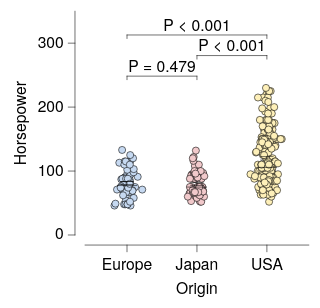

Write the Vega-Lite specification saved for this chart.
### Vega-Lite specification from a JSON file in a GitHub repository (floating-point values rounded to 4 significant figures; data arrays with more than 128 entries replaced by an {"elided": "..."} marker saying what was removed)
{"background": null, "config": {"arc": {"fill": "#DBDBDB", "fillOpacity": 1.0, "innerRadius": 25.0, "padAngle": 0.03, "stroke": "black", "strokeOpacity": 1, "strokeWidth": 0.25}, "area": {"fill": "#DBDBDB", "fillOpacity": 1.0, "stroke": "black", "strokeOpacity": 1, "strokeWidth": 0.25}, "axis": {"domain": true, "domainCap": "round", "domainColor": "black", "domainWidth": 0.25, "grid": false, "gridCap": "round", "gridColor": "#F1F1F1", "gridDash": [0, 0], "gridOpacity": 1.0, "gridWidth": 0.25, "labelColor": "black", "labelFont": "Helvetica Neue", "labelFontSize": 7, "labelFontStyle": "normal", "labelFontWeight": 400, "offset": 4.5, "ticks": true, "tickCap": "round", "tickColor": "black", "tickRound": false, "tickSize": 3, "tickWidth": 0.25, "titleColor": "black", "titleFont": "Helvetica Neue", "titleFontSize": 7, "titleFontStyle": "normal", "titleFontWeight": 400}, "axisX": {"domain": true, "labelAlign": "center", "labelAngle": 0, "labels": true, "ticks": true, "translate": 0}, "axisY": {"domain": true, "labelAlign": "right", "labelAngle": 0, "labels": true, "ticks": true, "translate": 0}, "axisRight": {"domain": true, "labelAlign": "left", "labelAngle": 0, "labels": true, "ticks": true, "translate": 0}, "axisTop": {"domain": true, "labelAlign": "center", "labelAngle": 0, "labels": true, "ticks": true, "translate": 0}, "axisBand": {"tickOffset": 0}, "bar": {"fill": "#DBDBDB", "fillOpacity": 1.0, "stroke": "black", "strokeOpacity": 1, "strokeWidth": 0.25}, "boxplot": {"size": 9.0, "ticks": {"cornerRadius": 0.25, "fill": "black", "size": 4.5, "thickness": 0.25}, "box": {"fillOpacity": 1.0, "stroke": "black", "strokeOpacity": 1, "strokeWidth": 0.25}, "median": {"fill": "black", "fillOpacity": 1.0, "size": 9.0, "thickness": 0.25}, "rule": {"fill": "black", "fillOpacity": 1.0, "size": 10.0, "stroke": "black", "strokeDash": [0, 0], "strokeOpacity": 1, "strokeWidth": 0.25}, "outliers": {"color": "black", "fill": "black", "fillOpacity": 1.0, "size": 0, "stroke": "black", "strokeOpacity": 1, "strokeWidth": 0.25}}, "circle": {"fill": "black", "fillOpacity": 1.0, "size": 0.5, "stroke": null, "strokeOpacity": 1, "strokeWidth": 0.25}, "errorband": {"band": {"fillOpacity": 0.6, "stroke": null, "strokeWidth": 0.25, "strokeOpacity": 1}, "borders": {"opacity": 0, "strokeOpacity": 0.25, "strokeWidth": 1}}, "errorbar": {"opacity": 1, "rule": {"strokeDash": [0, 0], "strokeWidth": 0.25}, "ticks": {"color": "black", "cornerRadius": 0.125, "opacity": 1, "size": 6.0, "thickness": 0.25}, "thickness": 0.25}, "font": "Helvetica Neue", "geoshape": {"fill": "#DBDBDB", "fillOpacity": 1.0, "stroke": "black", "strokeOpacity": 1, "strokeWidth": 0.25}, "header": {"labelColor": "black", "labelFont": "Helvetica Neue", "labelFontSize": 7, "labelFontStyle": "normal", "labelFontWeight": 400, "titleColor": "black", "titleFont": "Helvetica Neue", "titleFontSize": 7, "titleFontStyle": "normal", "titleFontWeight": 400, "titlePadding": 0}, "legend": {"disable": false, "offset": 4.5, "gradientLength": 50.0, "gradientThickness": 5.0, "gradientOpacity": 1.0, "gradientStrokeColor": "black", "gradientStrokeWidth": 0.25, "labelColor": "black", "labelFont": "Helvetica Neue", "labelFontSize": 7, "labelFontStyle": "normal", "labelFontWeight": 400, "strokeColor": "black", "strokeWidth": 0, "symbolSize": 42, "symbolStrokeColor": "black", "symbolStrokeWidth": 0.25, "titleColor": "black", "titleFont": "Helvetica Neue", "titleFontSize": 7, "titleFontStyle": "normal", "titleFontWeight": 400}, "line": {"color": "black", "stroke": "black", "strokeCap": "round", "strokeDash": [0, 0], "strokeOpacity": 1, "strokeWidth": 0.375}, "point": {"filled": true, "fill": "#DBDBDB", "fillOpacity": 1.0, "size": 5.0, "stroke": "black", "strokeOpacity": 1, "strokeWidth": 0.25}, "range": {"category": ["#C6D9F1", "#F1C9CB", "#FEF0B9", "#CEE37A", "#7AA8E0", "#E589A3", "#FDDD5D", "#68B961", "#4177B1", "#C35082", "#E5C227", "#438156"], "diverging": {"scheme": ["#C35082", "#CE6D94", "#D989A7", "#E2A4BA", "#EABFCE", "#F1DBE2", "#F6F6F6", "#D7E0EB", "#B9CBE0", "#9BB6D5", "#7DA1C9", "#5F8CBD", "#4177B1"]}, "heatmap": {"scheme": ["#DFE9F7", "#C6D9F1", "#ADC8EC", "#94B8E6", "#7AA8E0", "#6097DA", "#4D87CA", "#4177B1", "#386898", "#2F597F", "#264A69", "#1D3A58"]}, "ordinal": {"scheme": ["#F1F1F1", "#DBDBDB", "#C6C6C6", "#B2B2B2", "#9D9D9D", "#898989", "#767676", "#636363", "#515151", "#404040", "#2F2F2F", "#1F1F1F"]}, "ramp": {"scheme": ["#DFE9F7", "#C6D9F1", "#ADC8EC", "#94B8E6", "#7AA8E0", "#6097DA", "#4D87CA", "#4177B1", "#386898", "#2F597F", "#264A69", "#1D3A58"]}}, "rule": {"color": "black", "stroke": "black", "strokeCap": "round", "strokeDash": [2, 2], "strokeOpacity": 1, "strokeWidth": 0.25}, "scale": {"bandPaddingInner": 0.1, "bandPaddingOuter": 0.1, "round": false}, "rect": {"fill": "#DBDBDB", "fillOpacity": 1.0, "stroke": "black", "strokeOpacity": 1, "strokeWidth": 0.25}, "square": {"fill": "#DBDBDB", "fillOpacity": 1.0, "size": 10.0, "stroke": "black", "strokeOpacity": 1, "strokeWidth": 0.25}, "text": {"color": "black", "font": "Helvetica Neue", "fontSize": 7, "fontStyle": "normal", "fontWeight": 400}, "title": {"anchor": "middle", "frame": "group", "color": "black", "font": "Helvetica Neue", "fontSize": 7, "fontStyle": "normal", "fontWeight": 400, "subtitleColor": "black", "subtitleFont": "Helvetica Neue", "subtitleFontSize": "Helvetica Neue", "subtitleFontStyle": "normal", "subtitleFontWeight": 400}, "view": {"continuousWidth": 100, "continuousHeight": 100, "discreteWidth": 100, "discreteHeight": 100, "fill": null, "stroke": null, "strokeWidth": 0.25}}, "layer": [{"data": {"name": "data-53eecb024a78fdc2be808dcfdc3af7a2"}, "mark": {"type": "circle", "opacity": 1.0, "size": 10.0, "stroke": "black", "strokeOpacity": 1, "strokeWidth": 0.25}, "encoding": {"color": {"field": "Origin", "legend": null, "sort": ["Europe", "Japan", "USA"], "title": null, "type": "nominal"}, "x": {"axis": {}, "field": "Origin", "sort": ["Europe", "Japan", "USA"], "title": "Origin", "type": "nominal"}, "xOffset": {"field": "jitter_x", "scale": {"domain": [-7.33, 7.33], "range": [5.17, 19.83]}, "type": "quantitative"}, "y": {"field": "Horsepower", "title": "Horsepower", "type": "quantitative"}}}, {"data": {"name": "data-6c4882663eaca411296217af4f5e04f9"}, "mark": {"type": "errorbar"}, "encoding": {"x": {"axis": {}, "field": "Origin", "sort": ["Europe", "Japan", "USA"], "title": "Origin", "type": "nominal"}, "y": {"field": "__mean", "title": "Horsepower", "type": "quantitative"}, "yError": {"field": "__error"}}}, {"data": {"name": "data-53eecb024a78fdc2be808dcfdc3af7a2"}, "mark": {"type": "boxplot", "box": {"fillOpacity": 0, "strokeOpacity": 0}, "outliers": {"opacity": 0}, "rule": {"strokeOpacity": 0}, "ticks": false}, "encoding": {"x": {"axis": {}, "field": "Origin", "sort": ["Europe", "Japan", "USA"], "title": "Origin", "type": "nominal"}, "y": {"field": "Horsepower", "title": "Horsepower", "type": "quantitative"}}}, {"layer": [{"layer": [{"data": {"values": [{"x": "USA", "x2": "Europe", "y": 312.8, "__dysonsphere__": 1}]}, "mark": {"type": "rule", "strokeCap": "round", "strokeDash": [0, 0], "strokeWidth": 0.25}, "encoding": {"x": {"field": "x", "type": "nominal"}, "x2": {"field": "x2"}, "y": {"field": "y", "type": "quantitative"}}}, {"data": {"values": [{"x": "USA", "y": 312.8, "y2": 307.3, "__dysonsphere__": 1}]}, "mark": {"type": "rule", "strokeCap": "round", "strokeDash": [0, 0], "strokeWidth": 0.25}, "encoding": {"x": {"field": "x", "type": "nominal"}, "y": {"field": "y", "type": "quantitative"}, "y2": {"field": "y2"}}}, {"data": {"values": [{"x": "Europe", "y": 312.8, "y2": 307.3, "__dysonsphere__": 1}]}, "mark": {"type": "rule", "strokeCap": "round", "strokeDash": [0, 0], "strokeWidth": 0.25}, "encoding": {"x": {"field": "x", "type": "nominal"}, "y": {"field": "y", "type": "quantitative"}, "y2": {"field": "y2"}}}, {"data": {"values": [{"y": 312.8, "label": "P < 0.001", "__dysonsphere__": 1}]}, "mark": {"type": "text", "align": "center", "dy": -4, "fontSize": 7}, "encoding": {"text": {"field": "label", "type": "nominal"}, "x": {"value": 50.0}, "y": {"field": "y", "type": "quantitative"}}}]}, {"layer": [{"data": {"values": [{"x": "Europe", "x2": "Japan", "y": 248.4, "__dysonsphere__": 1}]}, "mark": {"type": "rule", "strokeCap": "round", "strokeDash": [0, 0], "strokeWidth": 0.25}, "encoding": {"x": {"field": "x", "type": "nominal"}, "x2": {"field": "x2"}, "y": {"field": "y", "type": "quantitative"}}}, {"data": {"values": [{"x": "Europe", "y": 248.4, "y2": 242.9, "__dysonsphere__": 1}]}, "mark": {"type": "rule", "strokeCap": "round", "strokeDash": [0, 0], "strokeWidth": 0.25}, "encoding": {"x": {"field": "x", "type": "nominal"}, "y": {"field": "y", "type": "quantitative"}, "y2": {"field": "y2"}}}, {"data": {"values": [{"x": "Japan", "y": 248.4, "y2": 242.9, "__dysonsphere__": 1}]}, "mark": {"type": "rule", "strokeCap": "round", "strokeDash": [0, 0], "strokeWidth": 0.25}, "encoding": {"x": {"field": "x", "type": "nominal"}, "y": {"field": "y", "type": "quantitative"}, "y2": {"field": "y2"}}}, {"data": {"values": [{"y": 248.4, "label": "P = 0.479", "__dysonsphere__": 1}]}, "mark": {"type": "text", "align": "center", "dy": -4, "fontSize": 7}, "encoding": {"text": {"field": "label", "type": "nominal"}, "x": {"value": 34.38}, "y": {"field": "y", "type": "quantitative"}}}]}, {"layer": [{"data": {"values": [{"x": "USA", "x2": "Japan", "y": 280.6, "__dysonsphere__": 1}]}, "mark": {"type": "rule", "strokeCap": "round", "strokeDash": [0, 0], "strokeWidth": 0.25}, "encoding": {"x": {"field": "x", "type": "nominal"}, "x2": {"field": "x2"}, "y": {"field": "y", "type": "quantitative"}}}, {"data": {"values": [{"x": "USA", "y": 280.6, "y2": 275.1, "__dysonsphere__": 1}]}, "mark": {"type": "rule", "strokeCap": "round", "strokeDash": [0, 0], "strokeWidth": 0.25}, "encoding": {"x": {"field": "x", "type": "nominal"}, "y": {"field": "y", "type": "quantitative"}, "y2": {"field": "y2"}}}, {"data": {"values": [{"x": "Japan", "y": 280.6, "y2": 275.1, "__dysonsphere__": 1}]}, "mark": {"type": "rule", "strokeCap": "round", "strokeDash": [0, 0], "strokeWidth": 0.25}, "encoding": {"x": {"field": "x", "type": "nominal"}, "y": {"field": "y", "type": "quantitative"}, "y2": {"field": "y2"}}}, {"data": {"values": [{"y": 280.6, "label": "P < 0.001", "__dysonsphere__": 1}]}, "mark": {"type": "text", "align": "center", "dy": -4, "fontSize": 7}, "encoding": {"text": {"field": "label", "type": "nominal"}, "x": {"value": 65.62}, "y": {"field": "y", "type": "quantitative"}}}]}], "name": "__dysonsphere_cf33a0b464cc3f99_9"}], "$schema": "https://vega.github.io/schema/vega-lite/v6.4.1.json", "datasets": {"data-53eecb024a78fdc2be808dcfdc3af7a2": {"elided": "400 records"}, "data-6c4882663eaca411296217af4f5e04f9": [{"Origin": "USA", "__mean": 119.9, "__error": 2.529, "__dysonsphere__": 1}, {"Origin": "Europe", "__mean": 81.0, "__error": 2.47, "__dysonsphere__": 1}, {"Origin": "Japan", "__mean": 79.84, "__error": 2.005, "__dysonsphere__": 1}]}}
